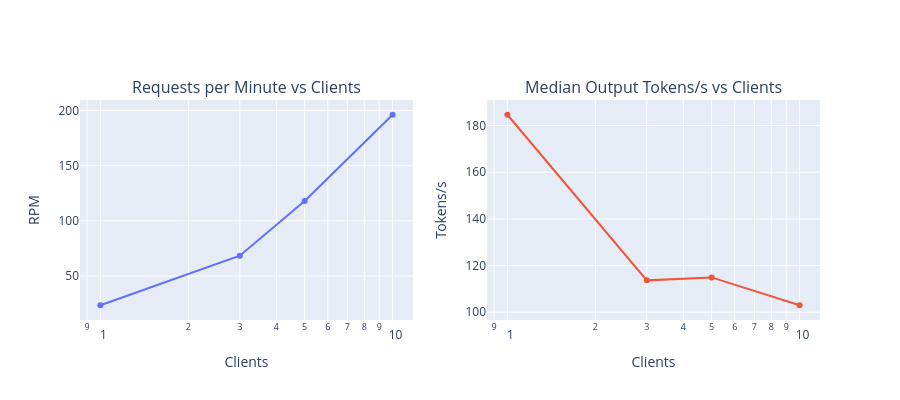

Source (notebook cell):
### Markdown cell above
### Custom charts: TPS and RPM vs clients

We can also build custom charts from the results. Here we plot the median output
tokens per second (TPS) and requests per minute (RPM) as a function of concurrency.

### Code cell
import plotly.graph_objects as go
from plotly.subplots import make_subplots

clients_sorted = sorted(load_test_result.results.keys())
rpms = [load_test_result.results[c].stats["requests_per_minute"] for c in clients_sorted]

# Compute median TPS (1 / p50 time_per_output_token) for each concurrency level
tps_values = []
for c in clients_sorted:
    tpot_p50 = load_test_result.results[c].stats.get("time_per_output_token-p50")
    tps_values.append(1.0 / tpot_p50 if tpot_p50 and tpot_p50 > 0 else None)

fig = make_subplots(
    rows=1, cols=2,
    subplot_titles=("Requests per Minute vs Clients", "Median Output Tokens/s vs Clients"),
)

fig.add_trace(
    go.Scatter(x=clients_sorted, y=rpms, mode="lines+markers", name="RPM"),
    row=1, col=1,
)
fig.add_trace(
    go.Scatter(x=clients_sorted, y=tps_values, mode="lines+markers", name="TPS (p50)"),
    row=1, col=2,
)

fig.update_xaxes(title_text="Clients", type="log")
fig.update_yaxes(title_text="RPM", row=1, col=1)
fig.update_yaxes(title_text="Tokens/s", row=1, col=2)
fig.update_layout(height=400, showlegend=False)
fig

### Figure 1 — Plotly figure (JSON) as saved in the notebook; plotly's stock layout.template omitted (floating-point values rounded to 4 significant figures)
{"data": [{"mode": "lines+markers", "name": "RPM", "type": "scatter", "x": [1, 3, 5, 10], "xaxis": "x", "y": [23.44, 68.41, 118.0, 196.2], "yaxis": "y"}, {"mode": "lines+markers", "name": "TPS (p50)", "type": "scatter", "x": [1, 3, 5, 10], "xaxis": "x2", "y": [184.6, 113.6, 114.9, 103.0], "yaxis": "y2"}], "layout": {"annotations": [{"font": {"size": 16}, "showarrow": false, "text": "Requests per Minute vs Clients", "x": 0.225, "xanchor": "center", "xref": "paper", "y": 1, "yanchor": "bottom", "yref": "paper"}, {"font": {"size": 16}, "showarrow": false, "text": "Median Output Tokens/s vs Clients", "x": 0.775, "xanchor": "center", "xref": "paper", "y": 1, "yanchor": "bottom", "yref": "paper"}], "height": 400, "showlegend": false, "xaxis": {"anchor": "y", "domain": [0, 0.45], "title": {"text": "Clients"}, "type": "log"}, "xaxis2": {"anchor": "y2", "domain": [0.55, 1], "title": {"text": "Clients"}, "type": "log"}, "yaxis": {"anchor": "x", "domain": [0, 1], "title": {"text": "RPM"}}, "yaxis2": {"anchor": "x2", "domain": [0, 1], "title": {"text": "Tokens/s"}}}}
